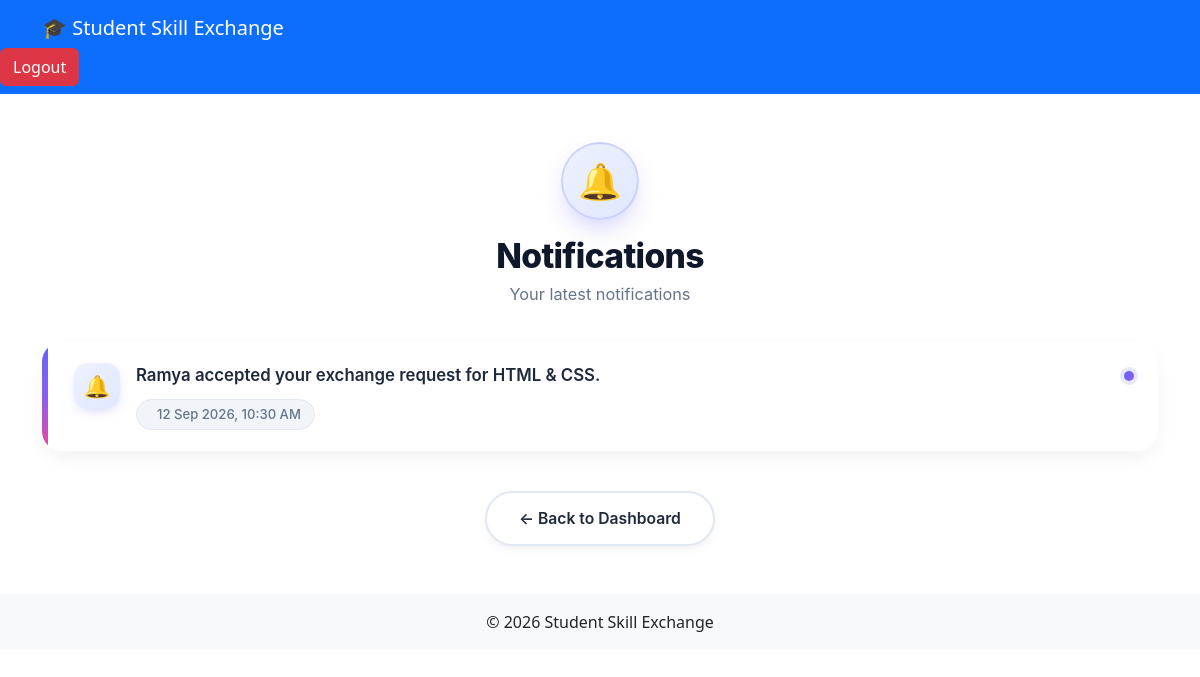
The app's page /notifications/ (signed in) with its own data.
### exchange/models.py (models this page shows)
class Notification(models.Model):
    student = models.ForeignKey(
        StudentProfile,
        on_delete=models.CASCADE,
        related_name="notifications"
    )
    message = models.CharField(max_length=255)
    is_read = models.BooleanField(default=False)
    created_at = models.DateTimeField(auto_now_add=True)

### exchange/views.py (the view)
# urls.py: path('notifications/', views.notifications, name='notifications'),
def notifications(request):
    if not request.user.is_authenticated:
        return redirect("login")
    student_profile = StudentProfile.objects.get(user=request.user)
    notifications = Notification.objects.filter(
        student=student_profile
    ).order_by("-created_at")
    return render(
        request,
        "notifications.html",
        {
            "notifications": notifications
        }
    )

### exchange/templates/notifications.html (shortened to what this page needs)
{% extends "base.html" %}
{% block content %}
<div class="container mt-5 notif-page">
    <div class="notif-header">
        <div class="notif-icon-circle">🔔</div>
        <h2>Notifications</h2>
        <p>Your latest notifications</p>
    </div>
    {% if notifications %}
        {% for notification in notifications %}
            <div class="notif-card">
                <div class="notif-inner">
                    <div class="notif-emoji-badge">🔔</div>
                    <div class="notif-text">
                        <div class="notif-message">
                            {{ notification.message }}
                        </div>
                        <span class="notif-time">
                            {{ notification.created_at|date:"d M Y, h:i A" }}
                        </span>
                    </div>
                    <span class="notif-dot" title="New"></span>
                </div>
            </div>
        {% endfor %}
    {% endif %}
    <div class="notif-back-wrap">
        <a href="{% url 'dashboard' %}" class="notif-back-btn">
            ← Back to Dashboard
        </a>
    </div>
</div>
{% endblock %}

### exchange/templates/notifications.html (style rules this page uses)
.notif-page { font-family: 'Inter', -apple-system, BlinkMacSystemFont, 'Segoe UI', sans-serif; color: #0f172a; -webkit-font-smoothing: antialiased; -moz-osx-font-smoothing: grayscale; }
.notif-header { text-align: center; margin-bottom: 2.2rem; }
.notif-header .notif-icon-circle { display: inline-flex; align-items: center; justify-content: center; width: 78px; height: 78px; border-radius: 50%; background: linear-gradient(135deg, #eef2ff, #e0e7ff); border: 2px solid rgba(99, 102, 241, 0.2); box-shadow: 0 12px 28px -10px rgba(99, 102, 241, 0.45); font-size: 2.2rem; margin-bottom: 1rem; animation: bellWiggle 3.5s ease-in-out infinite; transform-origin: top center; }
.notif-header h2 { font-size: 2.1rem; font-weight: 800; letter-spacing: -0.02em; color: #0f172a; margin-bottom: 0.35rem; }
.notif-header p { color: #64748b; font-size: 1.02rem; margin-bottom: 0; }
.notif-card { position: relative; border: none; border-radius: 20px; background: #ffffff; box-shadow: 0 8px 24px -8px rgba(15, 23, 42, 0.1); padding: 1.35rem 1.5rem 1.35rem 2rem; margin-bottom: 1rem; overflow: hidden; transition: transform 0.35s cubic-bezier(0.175, 0.885, 0.32, 1.275), box-shadow 0.35s ease; }
.notif-card::before { content: ''; position: absolute; top: 0; left: 0; bottom: 0; width: 6px; background: linear-gradient(180deg, #6366f1, #8b5cf6, #ec4899); border-radius: 20px 0 0 20px; }
.notif-card::after { content: ''; position: absolute; inset: 0; background: linear-gradient(135deg, rgba(99, 102, 241, 0.06), transparent 55%); opacity: 0; transition: opacity 0.35s ease; pointer-events: none; border-radius: 20px; }
.notif-inner { display: flex; align-items: flex-start; gap: 1rem; position: relative; z-index: 1; }
.notif-emoji-badge { flex-shrink: 0; display: inline-flex; align-items: center; justify-content: center; width: 46px; height: 46px; border-radius: 14px; background: linear-gradient(135deg, #eef2ff, #e0e7ff); font-size: 1.35rem; box-shadow: 0 4px 12px -4px rgba(99, 102, 241, 0.35); transition: transform 0.35s ease; }
.notif-text { flex: 1; min-width: 0; }
.notif-message { font-size: 1.05rem; font-weight: 600; color: #1e293b; line-height: 1.5; margin-bottom: 0.5rem; word-break: break-word; }
.notif-time { display: inline-flex; align-items: center; gap: 0.4rem; font-size: 0.82rem; font-weight: 500; color: #64748b; background: #f1f5f9; padding: 0.28rem 0.85rem; border-radius: 50px; border: 1px solid #e2e8f0; }
.notif-dot { flex-shrink: 0; width: 10px; height: 10px; border-radius: 50%; background: linear-gradient(135deg, #6366f1, #8b5cf6); margin-top: 0.5rem; box-shadow: 0 0 0 4px rgba(99, 102, 241, 0.15); animation: dotPulse 2s ease-in-out infinite; }
.notif-back-wrap { text-align: center; margin-top: 2.5rem; margin-bottom: 1rem; }
.notif-back-btn { display: inline-flex; align-items: center; justify-content: center; gap: 0.6rem; padding: 0.85rem 2rem; border-radius: 50px; font-weight: 600; font-size: 0.98rem; color: #1e293b; background: #ffffff; border: 2px solid #e2e8f0; text-decoration: none; transition: all 0.3s ease; box-shadow: 0 4px 14px -6px rgba(15, 23, 42, 0.15); }

### records on screen
Notification: message "Ramya accepted your exchange request for HTML & CSS.", created_at "12 Sep 2026, 10:30 AM"
